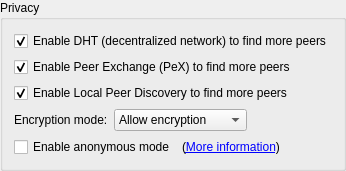
                                                    <widget class="QGroupBox" name="AddBTFeaturesBox">
                                                        <property name="title">
                                                            <string>Privacy</string>
                                                        </property>
                                                        <layout class="QVBoxLayout" name="verticalLayout_14">
                                                            <item>
                                                                <widget class="QCheckBox" name="checkDHT">
                                                                    <property name="toolTip">
                                                                        <string>Find peers on the DHT network</string>
                                                                    </property>
                                                                    <property name="text">
                                                                        <string>Enable DHT (decentralized network) to find more peers</string>
                                                                    </property>
                                                                    <property name="checked">
                                                                        <bool>true</bool>
                                                                    </property>
                                                                </widget>
                                                            </item>
                                                            <item>
                                                                <widget class="QCheckBox" name="checkPeX">
                                                                    <property name="toolTip">
                                                                        <string>Exchange peers with compatible Bittorrent clients (µTorrent, Vuze, ...)</string>
                                                                    </property>
                                                                    <property name="text">
                                                                        <string>Enable Peer Exchange (PeX) to find more peers</string>
                                                                    </property>
                                                                    <property name="checked">
                                                                        <bool>true</bool>
                                                                    </property>
                                                                </widget>
                                                            </item>
                                                            <item>
                                                                <widget class="QCheckBox" name="checkLSD">
                                                                    <property name="toolTip">
                                                                        <string>Look for peers on your local network</string>
                                                                    </property>
                                                                    <property name="text">
                                                                        <string>Enable Local Peer Discovery to find more peers</string>
                                                                    </property>
                                                                    <property name="checked">
                                                                        <bool>true</bool>
                                                                    </property>
                                                                </widget>
                                                            </item>
                                                            <item>
                                                                <layout class="QHBoxLayout">
                                                                    <item>
                                                                        <widget class="QLabel" name="lbl_encryption">
                                                                            <property name="text">
                                                                                <string>Encryption mode:</string>
                                                                            </property>
                                                                        </widget>
                                                                    </item>
                                                                    <item>
                                                                        <widget class="QComboBox" name="comboEncryption">
                                                                            <property name="toolTip">
                                                                                <string>Allow encryption: Connect to peers regardless of setting
                                                                                    Require encryption: Only connect to peers with protocol encryption
                                                                                    Disable encryption: Only connect to peers without protocol encryption
                                                                                </string>
                                                                            </property>
                                                                            <item>
                                                                                <property name="text">
                                                                                    <string>Allow encryption</string>
                                                                                </property>
                                                                            </item>
                                                                            <item>
                                                                                <property name="text">
                                                                                    <string>Require encryption</string>
                                                                                </property>
                                                                            </item>
                                                                            <item>
                                                                                <property name="text">
                                                                                    <string>Disable encryption</string>
                                                                                </property>
                                                                            </item>
                                                                        </widget>
                                                                    </item>
                                                                    <item>
                                                                        <spacer>
                                                                            <property name="orientation">
                                                                                <enum>Qt::Horizontal</enum>
                                                                            </property>
                                                                            <property name="sizeHint" stdset="0">
                                                                                <size>
                                                                                    <width>40</width>
                                                                                    <height>20</height>
                                                                                </size>
                                                                            </property>
                                                                        </spacer>
                                                                    </item>
                                                                </layout>
                                                            </item>
                                                            <item>
                                                                <layout class="QHBoxLayout" name="horizontalLayout_6">
                                                                    <item>
                                                                        <widget class="QCheckBox" name="checkAnonymousMode">
                                                                            <property name="toolTip">
                                                                                <string>Enable when using a proxy or a VPN connection</string>
                                                                            </property>
                                                                            <property name="text">
                                                                                <string>Enable anonymous mode</string>
                                                                            </property>
                                                                        </widget>
                                                                    </item>
                                                                    <item>
                                                                        <widget class="QLabel" name="label_anonymous">
                                                                            <property name="text">
                                                                                <string>(&lt;a href=&quot;https://github.com/qbittorrent/qBittorrent/wiki/Anonymous-Mode&quot;&gt;More
                                                                                    information&lt;/a&gt;)
                                                                                </string>
                                                                            </property>
                                                                            <property name="openExternalLinks">
                                                                                <bool>true</bool>
                                                                            </property>
                                                                        </widget>
                                                                    </item>
                                                                    <item>
                                                                        <spacer name="horizontalSpacer_14">
                                                                            <property name="orientation">
                                                                                <enum>Qt::Horizontal</enum>
                                                                            </property>
                                                                            <property name="sizeHint" stdset="0">
                                                                                <size>
                                                                                    <width>40</width>
                                                                                    <height>20</height>
                                                                                </size>
                                                                            </property>
                                                                        </spacer>
                                                                    </item>
                                                                </layout>
                                                            </item>
                                                        </layout>
                                                    </widget>
